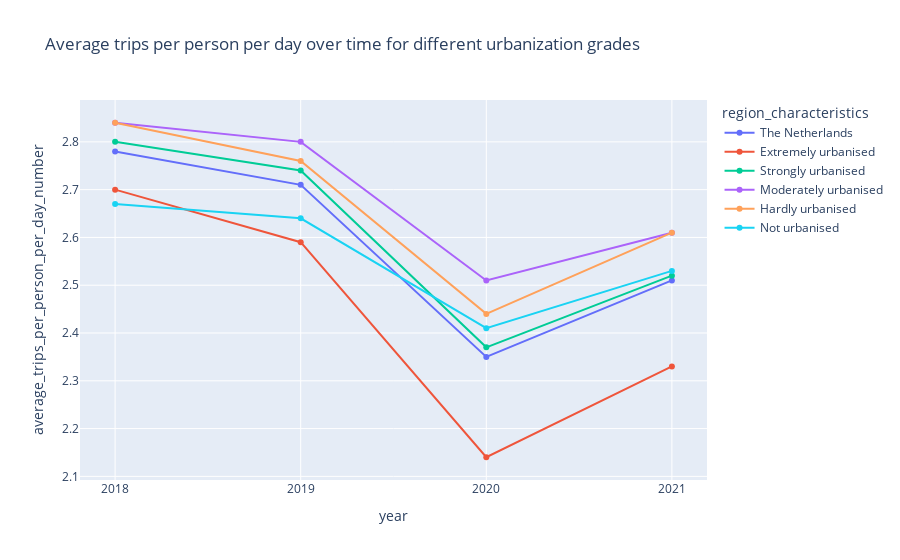

Notebook cell for this chart:
### Code cell
df2 = df[df["travel_mode"]=="Total"]

fig = px.line(df2, x="year", y="average_trips_per_person_per_day_number", color="region_characteristics",
              title='Average trips per person per day over time for different urbanization grades', markers=True)


dfTot = df2[df2["region_characteristics"]=="The Netherlands"]
fig.update_xaxes(nticks = len(dfTot["year"]))

fig.show()

### Figure 1 — Plotly figure (JSON) as saved in the notebook; plotly's stock layout.template omitted (floating-point values rounded to 4 significant figures)
{"data": [{"hovertemplate": "region_characteristics=The Netherlands<br>year=%{x}<br>average_trips_per_person_per_day_number=%{y}<extra></extra>", "legendgroup": "The Netherlands", "line": {"color": "#636efa", "dash": "solid"}, "marker": {"symbol": "circle"}, "mode": "markers+lines", "name": "The Netherlands", "orientation": "v", "showlegend": true, "type": "scatter", "x": [2018, 2019, 2020, 2021], "xaxis": "x", "y": [2.78, 2.71, 2.35, 2.51], "yaxis": "y"}, {"hovertemplate": "region_characteristics=Extremely urbanised<br>year=%{x}<br>average_trips_per_person_per_day_number=%{y}<extra></extra>", "legendgroup": "Extremely urbanised", "line": {"color": "#EF553B", "dash": "solid"}, "marker": {"symbol": "circle"}, "mode": "markers+lines", "name": "Extremely urbanised", "orientation": "v", "showlegend": true, "type": "scatter", "x": [2018, 2019, 2020, 2021], "xaxis": "x", "y": [2.7, 2.59, 2.14, 2.33], "yaxis": "y"}, {"hovertemplate": "region_characteristics=Strongly urbanised<br>year=%{x}<br>average_trips_per_person_per_day_number=%{y}<extra></extra>", "legendgroup": "Strongly urbanised", "line": {"color": "#00cc96", "dash": "solid"}, "marker": {"symbol": "circle"}, "mode": "markers+lines", "name": "Strongly urbanised", "orientation": "v", "showlegend": true, "type": "scatter", "x": [2018, 2019, 2020, 2021], "xaxis": "x", "y": [2.8, 2.74, 2.37, 2.52], "yaxis": "y"}, {"hovertemplate": "region_characteristics=Moderately urbanised<br>year=%{x}<br>average_trips_per_person_per_day_number=%{y}<extra></extra>", "legendgroup": "Moderately urbanised", "line": {"color": "#ab63fa", "dash": "solid"}, "marker": {"symbol": "circle"}, "mode": "markers+lines", "name": "Moderately urbanised", "orientation": "v", "showlegend": true, "type": "scatter", "x": [2018, 2019, 2020, 2021], "xaxis": "x", "y": [2.84, 2.8, 2.51, 2.61], "yaxis": "y"}, {"hovertemplate": "region_characteristics=Hardly urbanised<br>year=%{x}<br>average_trips_per_person_per_day_number=%{y}<extra></extra>", "legendgroup": "Hardly urbanised", "line": {"color": "#FFA15A", "dash": "solid"}, "marker": {"symbol": "circle"}, "mode": "markers+lines", "name": "Hardly urbanised", "orientation": "v", "showlegend": true, "type": "scatter", "x": [2018, 2019, 2020, 2021], "xaxis": "x", "y": [2.84, 2.76, 2.44, 2.61], "yaxis": "y"}, {"hovertemplate": "region_characteristics=Not urbanised<br>year=%{x}<br>average_trips_per_person_per_day_number=%{y}<extra></extra>", "legendgroup": "Not urbanised", "line": {"color": "#19d3f3", "dash": "solid"}, "marker": {"symbol": "circle"}, "mode": "markers+lines", "name": "Not urbanised", "orientation": "v", "showlegend": true, "type": "scatter", "x": [2018, 2019, 2020, 2021], "xaxis": "x", "y": [2.67, 2.64, 2.41, 2.53], "yaxis": "y"}], "layout": {"legend": {"title": {"text": "region_characteristics"}, "tracegroupgap": 0}, "title": {"text": "Average trips per person per day over time for different urbanization grades"}, "xaxis": {"anchor": "y", "domain": [0, 1], "nticks": 4, "title": {"text": "year"}}, "yaxis": {"anchor": "x", "domain": [0, 1], "title": {"text": "average_trips_per_person_per_day_number"}}}}
